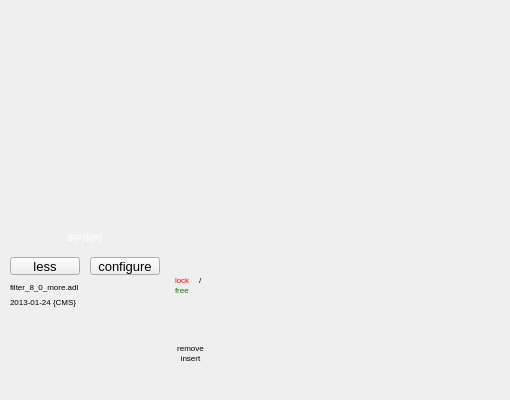
<?xml version="1.0" ?>
<ui version="4.0">
  <class>Dialog</class>
  <widget class="PyDMFrame" name="screen">
    <property name="geometry">
      <rect>
        <x>300</x>
        <y>300</y>
        <width>510</width>
        <height>400</height>
      </rect>
    </property>
    <property name="minimumSize">
      <size>
        <width>510</width>
        <height>400</height>
      </size>
    </property>
    <property name="styleSheet">
      <string notr="true">PyDMFrame#screen {
  color: rgb(0, 0, 0);
  background-color: rgb(200, 200, 200);
  }</string>
    </property>
    <property name="windowTitle">
      <string>filter_8_0_more</string>
    </property>
    <layout class="QGridLayout" name="gridLayout" columnstretch="5,5,70,10,38,32,3,1,1,10,10,5,5,4,6,1,3,2,4,3,5,2,120,10,130,1,14,5,2,3" rowstretch="5,25,10,168,12,1,4,2,4,13,4,9,18,7,3,1,6,3,2,10,11,6,1,2,6,10,9,1,10,32,5">
      <property name="leftMargin">
        <number>0</number>
      </property>
      <property name="topMargin">
        <number>0</number>
      </property>
      <property name="rightMargin">
        <number>0</number>
      </property>
      <property name="bottomMargin">
        <number>0</number>
      </property>
      <property name="horizontalSpacing">
        <number>0</number>
      </property>
      <property name="verticalSpacing">
        <number>0</number>
      </property>
      <item row="5" column="0" colspan="30">
        <widget class="PyDMDrawingLine" name="polyline">
          <property name="geometry">
            <rect>
              <x>0</x>
              <y>220</y>
              <width>515</width>
              <height>1</height>
            </rect>
          </property>
          <property name="sizePolicy">
            <sizepolicy hsizetype="Ignored" vsizetype="Ignored">
              <horstretch>0</horstretch>
              <verstretch>0</verstretch>
            </sizepolicy>
          </property>
          <property name="toolTip">
            <string>polyline</string>
          </property>
          <property name="brush" stdset="0">
            <brush brushstyle="SolidPattern">
              <color alpha="255">
                <red>70</red>
                <green>70</green>
                <blue>70</blue>
              </color>
            </brush>
          </property>
          <property name="penStyle" stdset="0">
            <enum>Qt::SolidLine</enum>
          </property>
          <property name="penColor" stdset="0">
            <color>
              <red>70</red>
              <green>70</green>
              <blue>70</blue>
            </color>
          </property>
          <property name="penWidth" stdset="0">
            <double>1</double>
          </property>
          <property name="penCapStyle" stdset="0">
            <enum>Qt::FlatCap</enum>
          </property>
          <property name="penWidth" stdset="0">
            <double>1</double>
          </property>
          <property name="penStyle" stdset="0">
            <enum>Qt::SolidLine</enum>
          </property>
          <property name="penColor" stdset="0"/>
          <property name="penCapStyle" stdset="0">
            <enum>Qt::FlatCap</enum>
          </property>
        </widget>
      </item>
      <item row="1" column="1" colspan="27">
        <widget class="PyDMLabel" name="text_update">
          <property name="geometry">
            <rect>
              <x>5</x>
              <y>5</y>
              <width>500</width>
              <height>25</height>
            </rect>
          </property>
          <property name="sizePolicy">
            <sizepolicy hsizetype="Ignored" vsizetype="Ignored">
              <horstretch>0</horstretch>
              <verstretch>0</verstretch>
            </sizepolicy>
          </property>
          <property name="toolTip">
            <string>PV: ${P}${R}Description</string>
          </property>
          <property name="channel" stdset="0">
            <string>ca://${P}${R}Description</string>
          </property>
          <property name="font">
            <font>
              <pointsize>15</pointsize>
            </font>
          </property>
          <property name="alignment">
            <set>Qt::AlignCenter</set>
          </property>
          <property name="textInteractionFlags">
            <set>Qt::TextSelectableByKeyboard|Qt::TextSelectableByMouse</set>
          </property>
          <property name="styleSheet">
            <string notr="true">PyDMLabel#text_update {
  color: rgb(255, 255, 255);
  background-color: rgb(10, 0, 184);
  }</string>
          </property>
        </widget>
      </item>
      <item row="7" column="19" rowspan="23" colspan="4">
        <widget class="PyDMEmbeddedDisplay" name="composite">
          <property name="geometry">
            <rect>
              <x>215</x>
              <y>225</y>
              <width>130</width>
              <height>170</height>
            </rect>
          </property>
          <property name="sizePolicy">
            <sizepolicy hsizetype="Ignored" vsizetype="Ignored">
              <horstretch>0</horstretch>
              <verstretch>0</verstretch>
            </sizepolicy>
          </property>
          <property name="toolTip">
            <string>composite</string>
          </property>
          <property name="filename" stdset="0">
            <string>filterbox_more.ui</string>
          </property>
          <property name="macros" stdset="0">
            <string>P=${P},R=${R},N1=5,N2=6,N3=7,N4=8</string>
          </property>
        </widget>
      </item>
      <item row="7" column="24" rowspan="23">
        <widget class="PyDMEmbeddedDisplay" name="composite_1">
          <property name="geometry">
            <rect>
              <x>355</x>
              <y>225</y>
              <width>130</width>
              <height>170</height>
            </rect>
          </property>
          <property name="sizePolicy">
            <sizepolicy hsizetype="Ignored" vsizetype="Ignored">
              <horstretch>0</horstretch>
              <verstretch>0</verstretch>
            </sizepolicy>
          </property>
          <property name="toolTip">
            <string>composite_1</string>
          </property>
          <property name="filename" stdset="0">
            <string>filterbox_more.ui</string>
          </property>
          <property name="macros" stdset="0">
            <string>P=${P},R=${R},N1=1,N2=2,N3=3,N4=4</string>
          </property>
        </widget>
      </item>
      <item row="5" column="8" rowspan="26">
        <widget class="PyDMDrawingLine" name="polyline_1">
          <property name="geometry">
            <rect>
              <x>165</x>
              <y>220</y>
              <width>0</width>
              <height>185</height>
            </rect>
          </property>
          <property name="sizePolicy">
            <sizepolicy hsizetype="Ignored" vsizetype="Ignored">
              <horstretch>0</horstretch>
              <verstretch>0</verstretch>
            </sizepolicy>
          </property>
          <property name="toolTip">
            <string>polyline_1</string>
          </property>
          <property name="brush" stdset="0">
            <brush brushstyle="SolidPattern">
              <color alpha="255">
                <red>70</red>
                <green>70</green>
                <blue>70</blue>
              </color>
            </brush>
          </property>
          <property name="penStyle" stdset="0">
            <enum>Qt::SolidLine</enum>
          </property>
          <property name="penColor" stdset="0">
            <color>
              <red>70</red>
              <green>70</green>
              <blue>70</blue>
            </color>
          </property>
          <property name="penWidth" stdset="0">
            <double>0</double>
          </property>
          <property name="penCapStyle" stdset="0">
            <enum>Qt::FlatCap</enum>
          </property>
          <property name="penWidth" stdset="0">
            <double>1</double>
          </property>
          <property name="penStyle" stdset="0">
            <enum>Qt::SolidLine</enum>
          </property>
          <property name="penColor" stdset="0"/>
          <property name="penCapStyle" stdset="0">
            <enum>Qt::FlatCap</enum>
          </property>
        </widget>
      </item>
      <item row="8" column="2" rowspan="3" colspan="4">
        <widget class="PyDMDrawingRectangle" name="rectangle">
          <property name="geometry">
            <rect>
              <x>10</x>
              <y>227</y>
              <width>150</width>
              <height>21</height>
            </rect>
          </property>
          <property name="sizePolicy">
            <sizepolicy hsizetype="Ignored" vsizetype="Ignored">
              <horstretch>0</horstretch>
              <verstretch>0</verstretch>
            </sizepolicy>
          </property>
          <property name="brush" stdset="0">
            <brush brushstyle="SolidPattern">
              <color alpha="255">
                <red>10</red>
                <green>0</green>
                <blue>184</blue>
              </color>
            </brush>
          </property>
          <property name="penStyle" stdset="0">
            <enum>Qt::SolidLine</enum>
          </property>
          <property name="penColor" stdset="0">
            <color>
              <red>10</red>
              <green>0</green>
              <blue>184</blue>
            </color>
          </property>
          <property name="penWidth" stdset="0">
            <double>0</double>
          </property>
          <property name="penCapStyle" stdset="0">
            <enum>Qt::FlatCap</enum>
          </property>
          <property name="toolTip">
            <string>rectangle</string>
          </property>
        </widget>
      </item>
      <item row="9" column="2" colspan="4">
        <widget class="QLabel" name="text">
          <property name="geometry">
            <rect>
              <x>10</x>
              <y>231</y>
              <width>150</width>
              <height>13</height>
            </rect>
          </property>
          <property name="sizePolicy">
            <sizepolicy hsizetype="Ignored" vsizetype="Ignored">
              <horstretch>0</horstretch>
              <verstretch>0</verstretch>
            </sizepolicy>
          </property>
          <property name="text">
            <string>${P}${R}</string>
          </property>
          <property name="font">
            <font>
              <pointsize>7</pointsize>
            </font>
          </property>
          <property name="brush" stdset="0">
            <brush brushstyle="SolidPattern">
              <color alpha="255">
                <red>255</red>
                <green>255</green>
                <blue>255</blue>
              </color>
            </brush>
          </property>
          <property name="toolTip">
            <string>text</string>
          </property>
          <property name="alignment">
            <set>Qt::AlignCenter</set>
          </property>
          <property name="styleSheet">
            <string notr="true">QLabel#text {
  color: rgb(255, 255, 255);
  }</string>
          </property>
        </widget>
      </item>
      <item row="14" column="2" rowspan="3" colspan="3">
        <widget class="QLabel" name="text_1">
          <property name="geometry">
            <rect>
              <x>10</x>
              <y>282</y>
              <width>118</width>
              <height>10</height>
            </rect>
          </property>
          <property name="sizePolicy">
            <sizepolicy hsizetype="Ignored" vsizetype="Ignored">
              <horstretch>0</horstretch>
              <verstretch>0</verstretch>
            </sizepolicy>
          </property>
          <property name="text">
            <string>filter_8_0_more.adl</string>
          </property>
          <property name="font">
            <font>
              <pointsize>6</pointsize>
            </font>
          </property>
          <property name="brush" stdset="0">
            <brush brushstyle="SolidPattern">
              <color alpha="255">
                <red>0</red>
                <green>0</green>
                <blue>0</blue>
              </color>
            </brush>
          </property>
          <property name="toolTip">
            <string>text_1</string>
          </property>
          <property name="alignment">
            <set>Qt::AlignLeading|Qt::AlignLeft|Qt::AlignVCenter</set>
          </property>
          <property name="styleSheet">
            <string notr="true">QLabel#text_1 {
  color: rgb(0, 0, 0);
  }</string>
          </property>
        </widget>
      </item>
      <item row="19" column="2" colspan="3">
        <widget class="QLabel" name="text_2">
          <property name="geometry">
            <rect>
              <x>10</x>
              <y>297</y>
              <width>118</width>
              <height>10</height>
            </rect>
          </property>
          <property name="sizePolicy">
            <sizepolicy hsizetype="Ignored" vsizetype="Ignored">
              <horstretch>0</horstretch>
              <verstretch>0</verstretch>
            </sizepolicy>
          </property>
          <property name="text">
            <string>2013-01-24 {CMS}</string>
          </property>
          <property name="font">
            <font>
              <pointsize>6</pointsize>
            </font>
          </property>
          <property name="brush" stdset="0">
            <brush brushstyle="SolidPattern">
              <color alpha="255">
                <red>0</red>
                <green>0</green>
                <blue>0</blue>
              </color>
            </brush>
          </property>
          <property name="toolTip">
            <string>text_2</string>
          </property>
          <property name="alignment">
            <set>Qt::AlignLeading|Qt::AlignLeft|Qt::AlignVCenter</set>
          </property>
          <property name="styleSheet">
            <string notr="true">QLabel#text_2 {
  color: rgb(0, 0, 0);
  }</string>
          </property>
        </widget>
      </item>
      <item row="12" column="4" colspan="2">
        <widget class="PyDMRelatedDisplayButton" name="related_display">
          <property name="geometry">
            <rect>
              <x>90</x>
              <y>257</y>
              <width>70</width>
              <height>18</height>
            </rect>
          </property>
          <property name="sizePolicy">
            <sizepolicy hsizetype="Ignored" vsizetype="Ignored">
              <horstretch>0</horstretch>
              <verstretch>0</verstretch>
            </sizepolicy>
          </property>
          <property name="toolTip">
            <string>configure</string>
          </property>
          <property name="text">
            <string>configure</string>
          </property>
          <property name="showIcon" stdset="0">
            <bool>false</bool>
          </property>
          <property name="font">
            <font>
              <pointsize>10</pointsize>
            </font>
          </property>
          <property name="styleSheet">
            <string notr="true">PyDMRelatedDisplayButton#related_display {
  color: rgb(255, 255, 255);
  background-color: rgb(88, 52, 15);
  }</string>
          </property>
          <property name="titles" stdset="0">
            <stringlist>
              <string>configure</string>
            </stringlist>
          </property>
          <property name="filenames" stdset="0">
            <stringlist>
              <string>filter_drive_config.ui</string>
            </stringlist>
          </property>
          <property name="macros" stdset="0">
            <stringlist>
              <string>P=${P},R=${R}</string>
            </stringlist>
          </property>
          <property name="openInNewWindow" stdset="0">
            <bool>true</bool>
          </property>
        </widget>
      </item>
      <item row="12" column="2">
        <widget class="PyDMRelatedDisplayButton" name="related_display_1">
          <property name="geometry">
            <rect>
              <x>10</x>
              <y>257</y>
              <width>70</width>
              <height>18</height>
            </rect>
          </property>
          <property name="sizePolicy">
            <sizepolicy hsizetype="Ignored" vsizetype="Ignored">
              <horstretch>0</horstretch>
              <verstretch>0</verstretch>
            </sizepolicy>
          </property>
          <property name="toolTip">
            <string>less</string>
          </property>
          <property name="text">
            <string>less</string>
          </property>
          <property name="showIcon" stdset="0">
            <bool>false</bool>
          </property>
          <property name="font">
            <font>
              <pointsize>10</pointsize>
            </font>
          </property>
          <property name="styleSheet">
            <string notr="true">PyDMRelatedDisplayButton#related_display_1 {
  color: rgb(255, 255, 255);
  background-color: rgb(88, 52, 15);
  }</string>
          </property>
          <property name="titles" stdset="0">
            <stringlist>
              <string>less</string>
            </stringlist>
          </property>
          <property name="filenames" stdset="0">
            <stringlist>
              <string>filter_8_0_less.ui</string>
            </stringlist>
          </property>
          <property name="macros" stdset="0">
            <stringlist>
              <string>P=${P},R=${R}</string>
            </stringlist>
          </property>
          <property name="openInNewWindow" stdset="0">
            <bool>false</bool>
          </property>
        </widget>
      </item>
      <item row="21" column="12" rowspan="3" colspan="6">
        <widget class="PyDMDrawingPolyline" name="polyline_2">
          <property name="geometry">
            <rect>
              <x>190</x>
              <y>318</y>
              <width>21</width>
              <height>9</height>
            </rect>
          </property>
          <property name="sizePolicy">
            <sizepolicy hsizetype="Ignored" vsizetype="Ignored">
              <horstretch>0</horstretch>
              <verstretch>0</verstretch>
            </sizepolicy>
          </property>
          <property name="toolTip">
            <string>polyline_2</string>
          </property>
          <property name="brush" stdset="0">
            <brush brushstyle="SolidPattern">
              <color alpha="255">
                <red>253</red>
                <green>0</green>
                <blue>0</blue>
              </color>
            </brush>
          </property>
          <property name="penStyle" stdset="0">
            <enum>Qt::SolidLine</enum>
          </property>
          <property name="penColor" stdset="0">
            <color>
              <red>253</red>
              <green>0</green>
              <blue>0</blue>
            </color>
          </property>
          <property name="penWidth" stdset="0">
            <double>2</double>
          </property>
          <property name="penCapStyle" stdset="0">
            <enum>Qt::FlatCap</enum>
          </property>
          <property name="rules" stdset="0">
            <string>[{&quot;name&quot;: &quot;visibility&quot;, &quot;property&quot;: &quot;Visible&quot;, &quot;channels&quot;: [{&quot;channel&quot;: &quot;ca://${P}${R}EnergyLocal&quot;, &quot;trigger&quot;: true, &quot;use_enum&quot;: false}], &quot;expression&quot;: &quot;ch[0]!=0&quot;}]</string>
          </property>
          <property name="channel" stdset="0">
            <string>ca://${P}${R}EnergyLocal</string>
          </property>
          <property name="points" stdset="0">
            <stringlist>
              <string>-1, 6</string>
              <string>18, -1</string>
            </stringlist>
          </property>
        </widget>
      </item>
      <item row="22" column="12" rowspan="3" colspan="6">
        <widget class="PyDMDrawingPolyline" name="polyline_3">
          <property name="geometry">
            <rect>
              <x>190</x>
              <y>324</y>
              <width>21</width>
              <height>9</height>
            </rect>
          </property>
          <property name="sizePolicy">
            <sizepolicy hsizetype="Ignored" vsizetype="Ignored">
              <horstretch>0</horstretch>
              <verstretch>0</verstretch>
            </sizepolicy>
          </property>
          <property name="toolTip">
            <string>polyline_3</string>
          </property>
          <property name="brush" stdset="0">
            <brush brushstyle="SolidPattern">
              <color alpha="255">
                <red>253</red>
                <green>0</green>
                <blue>0</blue>
              </color>
            </brush>
          </property>
          <property name="penStyle" stdset="0">
            <enum>Qt::SolidLine</enum>
          </property>
          <property name="penColor" stdset="0">
            <color>
              <red>253</red>
              <green>0</green>
              <blue>0</blue>
            </color>
          </property>
          <property name="penWidth" stdset="0">
            <double>2</double>
          </property>
          <property name="penCapStyle" stdset="0">
            <enum>Qt::FlatCap</enum>
          </property>
          <property name="rules" stdset="0">
            <string>[{&quot;name&quot;: &quot;visibility&quot;, &quot;property&quot;: &quot;Visible&quot;, &quot;channels&quot;: [{&quot;channel&quot;: &quot;ca://${P}${R}EnergyLocal&quot;, &quot;trigger&quot;: true, &quot;use_enum&quot;: false}], &quot;expression&quot;: &quot;ch[0]!=0&quot;}]</string>
          </property>
          <property name="channel" stdset="0">
            <string>ca://${P}${R}EnergyLocal</string>
          </property>
          <property name="points" stdset="0">
            <stringlist>
              <string>-1, -1</string>
              <string>18, 6</string>
            </stringlist>
          </property>
        </widget>
      </item>
      <item row="21" column="26" rowspan="3" colspan="3">
        <widget class="PyDMDrawingPolyline" name="polyline_4">
          <property name="geometry">
            <rect>
              <x>486</x>
              <y>318</y>
              <width>21</width>
              <height>9</height>
            </rect>
          </property>
          <property name="sizePolicy">
            <sizepolicy hsizetype="Ignored" vsizetype="Ignored">
              <horstretch>0</horstretch>
              <verstretch>0</verstretch>
            </sizepolicy>
          </property>
          <property name="toolTip">
            <string>polyline_4</string>
          </property>
          <property name="brush" stdset="0">
            <brush brushstyle="SolidPattern">
              <color alpha="255">
                <red>253</red>
                <green>0</green>
                <blue>0</blue>
              </color>
            </brush>
          </property>
          <property name="penStyle" stdset="0">
            <enum>Qt::SolidLine</enum>
          </property>
          <property name="penColor" stdset="0">
            <color>
              <red>253</red>
              <green>0</green>
              <blue>0</blue>
            </color>
          </property>
          <property name="penWidth" stdset="0">
            <double>2</double>
          </property>
          <property name="penCapStyle" stdset="0">
            <enum>Qt::FlatCap</enum>
          </property>
          <property name="rules" stdset="0">
            <string>[{&quot;name&quot;: &quot;visibility&quot;, &quot;property&quot;: &quot;Visible&quot;, &quot;channels&quot;: [{&quot;channel&quot;: &quot;ca://${P}${R}EnergyLocal&quot;, &quot;trigger&quot;: true, &quot;use_enum&quot;: false}], &quot;expression&quot;: &quot;ch[0]!=0&quot;}]</string>
          </property>
          <property name="channel" stdset="0">
            <string>ca://${P}${R}EnergyLocal</string>
          </property>
          <property name="points" stdset="0">
            <stringlist>
              <string>-1, 6</string>
              <string>18, -1</string>
            </stringlist>
          </property>
        </widget>
      </item>
      <item row="22" column="26" rowspan="3" colspan="3">
        <widget class="PyDMDrawingPolyline" name="polyline_5">
          <property name="geometry">
            <rect>
              <x>486</x>
              <y>324</y>
              <width>21</width>
              <height>9</height>
            </rect>
          </property>
          <property name="sizePolicy">
            <sizepolicy hsizetype="Ignored" vsizetype="Ignored">
              <horstretch>0</horstretch>
              <verstretch>0</verstretch>
            </sizepolicy>
          </property>
          <property name="toolTip">
            <string>polyline_5</string>
          </property>
          <property name="brush" stdset="0">
            <brush brushstyle="SolidPattern">
              <color alpha="255">
                <red>253</red>
                <green>0</green>
                <blue>0</blue>
              </color>
            </brush>
          </property>
          <property name="penStyle" stdset="0">
            <enum>Qt::SolidLine</enum>
          </property>
          <property name="penColor" stdset="0">
            <color>
              <red>253</red>
              <green>0</green>
              <blue>0</blue>
            </color>
          </property>
          <property name="penWidth" stdset="0">
            <double>2</double>
          </property>
          <property name="penCapStyle" stdset="0">
            <enum>Qt::FlatCap</enum>
          </property>
          <property name="rules" stdset="0">
            <string>[{&quot;name&quot;: &quot;visibility&quot;, &quot;property&quot;: &quot;Visible&quot;, &quot;channels&quot;: [{&quot;channel&quot;: &quot;ca://${P}${R}EnergyLocal&quot;, &quot;trigger&quot;: true, &quot;use_enum&quot;: false}], &quot;expression&quot;: &quot;ch[0]!=0&quot;}]</string>
          </property>
          <property name="channel" stdset="0">
            <string>ca://${P}${R}EnergyLocal</string>
          </property>
          <property name="points" stdset="0">
            <stringlist>
              <string>-1, -1</string>
              <string>18, 6</string>
            </stringlist>
          </property>
        </widget>
      </item>
      <item row="23" column="11" colspan="19">
        <widget class="PyDMDrawingLine" name="polyline_6">
          <property name="geometry">
            <rect>
              <x>185</x>
              <y>325</y>
              <width>326</width>
              <height>2</height>
            </rect>
          </property>
          <property name="sizePolicy">
            <sizepolicy hsizetype="Ignored" vsizetype="Ignored">
              <horstretch>0</horstretch>
              <verstretch>0</verstretch>
            </sizepolicy>
          </property>
          <property name="toolTip">
            <string>polyline_6</string>
          </property>
          <property name="brush" stdset="0">
            <brush brushstyle="SolidPattern">
              <color alpha="255">
                <red>253</red>
                <green>0</green>
                <blue>0</blue>
              </color>
            </brush>
          </property>
          <property name="penStyle" stdset="0">
            <enum>Qt::SolidLine</enum>
          </property>
          <property name="penColor" stdset="0">
            <color>
              <red>253</red>
              <green>0</green>
              <blue>0</blue>
            </color>
          </property>
          <property name="penWidth" stdset="0">
            <double>2</double>
          </property>
          <property name="penCapStyle" stdset="0">
            <enum>Qt::FlatCap</enum>
          </property>
          <property name="penWidth" stdset="0">
            <double>2</double>
          </property>
          <property name="penStyle" stdset="0">
            <enum>Qt::SolidLine</enum>
          </property>
          <property name="penColor" stdset="0"/>
          <property name="penCapStyle" stdset="0">
            <enum>Qt::FlatCap</enum>
          </property>
        </widget>
      </item>
      <item row="15" column="16" colspan="6">
        <widget class="PyDMDrawingLine" name="polyline_7">
          <property name="geometry">
            <rect>
              <x>206</x>
              <y>285</y>
              <width>19</width>
              <height>1</height>
            </rect>
          </property>
          <property name="sizePolicy">
            <sizepolicy hsizetype="Ignored" vsizetype="Ignored">
              <horstretch>0</horstretch>
              <verstretch>0</verstretch>
            </sizepolicy>
          </property>
          <property name="toolTip">
            <string>polyline_7</string>
          </property>
          <property name="brush" stdset="0">
            <brush brushstyle="SolidPattern">
              <color alpha="255">
                <red>0</red>
                <green>0</green>
                <blue>0</blue>
              </color>
            </brush>
          </property>
          <property name="penStyle" stdset="0">
            <enum>Qt::SolidLine</enum>
          </property>
          <property name="penColor" stdset="0">
            <color>
              <red>0</red>
              <green>0</green>
              <blue>0</blue>
            </color>
          </property>
          <property name="penWidth" stdset="0">
            <double>1</double>
          </property>
          <property name="penCapStyle" stdset="0">
            <enum>Qt::FlatCap</enum>
          </property>
          <property name="penWidth" stdset="0">
            <double>1</double>
          </property>
          <property name="penStyle" stdset="0">
            <enum>Qt::SolidLine</enum>
          </property>
          <property name="penColor" stdset="0"/>
          <property name="penCapStyle" stdset="0">
            <enum>Qt::FlatCap</enum>
          </property>
        </widget>
      </item>
      <item row="15" column="10" rowspan="3" colspan="3">
        <widget class="QLabel" name="text_3">
          <property name="geometry">
            <rect>
              <x>175</x>
              <y>285</y>
              <width>20</width>
              <height>10</height>
            </rect>
          </property>
          <property name="sizePolicy">
            <sizepolicy hsizetype="Ignored" vsizetype="Ignored">
              <horstretch>0</horstretch>
              <verstretch>0</verstretch>
            </sizepolicy>
          </property>
          <property name="text">
            <string>free</string>
          </property>
          <property name="font">
            <font>
              <pointsize>6</pointsize>
            </font>
          </property>
          <property name="brush" stdset="0">
            <brush brushstyle="SolidPattern">
              <color alpha="255">
                <red>33</red>
                <green>108</green>
                <blue>0</blue>
              </color>
            </brush>
          </property>
          <property name="toolTip">
            <string>text_3</string>
          </property>
          <property name="alignment">
            <set>Qt::AlignLeading|Qt::AlignLeft|Qt::AlignVCenter</set>
          </property>
          <property name="styleSheet">
            <string notr="true">QLabel#text_3 {
  color: rgb(33, 108, 0);
  }</string>
          </property>
        </widget>
      </item>
      <item row="13" column="14" rowspan="2" colspan="3">
        <widget class="QLabel" name="text_4">
          <property name="geometry">
            <rect>
              <x>199</x>
              <y>275</y>
              <width>10</width>
              <height>10</height>
            </rect>
          </property>
          <property name="sizePolicy">
            <sizepolicy hsizetype="Ignored" vsizetype="Ignored">
              <horstretch>0</horstretch>
              <verstretch>0</verstretch>
            </sizepolicy>
          </property>
          <property name="text">
            <string>/</string>
          </property>
          <property name="font">
            <font>
              <pointsize>6</pointsize>
            </font>
          </property>
          <property name="brush" stdset="0">
            <brush brushstyle="SolidPattern">
              <color alpha="255">
                <red>0</red>
                <green>0</green>
                <blue>0</blue>
              </color>
            </brush>
          </property>
          <property name="toolTip">
            <string>text_4</string>
          </property>
          <property name="alignment">
            <set>Qt::AlignLeading|Qt::AlignLeft|Qt::AlignVCenter</set>
          </property>
          <property name="styleSheet">
            <string notr="true">QLabel#text_4 {
  color: rgb(0, 0, 0);
  }</string>
          </property>
        </widget>
      </item>
      <item row="13" column="10" rowspan="2" colspan="3">
        <widget class="QLabel" name="text_5">
          <property name="geometry">
            <rect>
              <x>175</x>
              <y>275</y>
              <width>20</width>
              <height>10</height>
            </rect>
          </property>
          <property name="sizePolicy">
            <sizepolicy hsizetype="Ignored" vsizetype="Ignored">
              <horstretch>0</horstretch>
              <verstretch>0</verstretch>
            </sizepolicy>
          </property>
          <property name="text">
            <string>lock</string>
          </property>
          <property name="font">
            <font>
              <pointsize>6</pointsize>
            </font>
          </property>
          <property name="brush" stdset="0">
            <brush brushstyle="SolidPattern">
              <color alpha="255">
                <red>253</red>
                <green>0</green>
                <blue>0</blue>
              </color>
            </brush>
          </property>
          <property name="toolTip">
            <string>text_5</string>
          </property>
          <property name="alignment">
            <set>Qt::AlignLeading|Qt::AlignLeft|Qt::AlignVCenter</set>
          </property>
          <property name="styleSheet">
            <string notr="true">QLabel#text_5 {
  color: rgb(253, 0, 0);
  }</string>
          </property>
        </widget>
      </item>
      <item row="27" column="15" colspan="6">
        <widget class="PyDMDrawingLine" name="polyline_8">
          <property name="geometry">
            <rect>
              <x>205</x>
              <y>352</y>
              <width>18</width>
              <height>1</height>
            </rect>
          </property>
          <property name="sizePolicy">
            <sizepolicy hsizetype="Ignored" vsizetype="Ignored">
              <horstretch>0</horstretch>
              <verstretch>0</verstretch>
            </sizepolicy>
          </property>
          <property name="toolTip">
            <string>polyline_8</string>
          </property>
          <property name="brush" stdset="0">
            <brush brushstyle="SolidPattern">
              <color alpha="255">
                <red>0</red>
                <green>0</green>
                <blue>0</blue>
              </color>
            </brush>
          </property>
          <property name="penStyle" stdset="0">
            <enum>Qt::SolidLine</enum>
          </property>
          <property name="penColor" stdset="0">
            <color>
              <red>0</red>
              <green>0</green>
              <blue>0</blue>
            </color>
          </property>
          <property name="penWidth" stdset="0">
            <double>1</double>
          </property>
          <property name="penCapStyle" stdset="0">
            <enum>Qt::FlatCap</enum>
          </property>
          <property name="penWidth" stdset="0">
            <double>1</double>
          </property>
          <property name="penStyle" stdset="0">
            <enum>Qt::SolidLine</enum>
          </property>
          <property name="penColor" stdset="0"/>
          <property name="penCapStyle" stdset="0">
            <enum>Qt::FlatCap</enum>
          </property>
        </widget>
      </item>
      <item row="26" column="7" rowspan="2" colspan="13">
        <widget class="QLabel" name="text_6">
          <property name="geometry">
            <rect>
              <x>163</x>
              <y>343</y>
              <width>55</width>
              <height>10</height>
            </rect>
          </property>
          <property name="sizePolicy">
            <sizepolicy hsizetype="Ignored" vsizetype="Ignored">
              <horstretch>0</horstretch>
              <verstretch>0</verstretch>
            </sizepolicy>
          </property>
          <property name="text">
            <string>remove</string>
          </property>
          <property name="font">
            <font>
              <pointsize>6</pointsize>
            </font>
          </property>
          <property name="brush" stdset="0">
            <brush brushstyle="SolidPattern">
              <color alpha="255">
                <red>0</red>
                <green>0</green>
                <blue>0</blue>
              </color>
            </brush>
          </property>
          <property name="toolTip">
            <string>text_6</string>
          </property>
          <property name="alignment">
            <set>Qt::AlignCenter</set>
          </property>
          <property name="styleSheet">
            <string notr="true">QLabel#text_6 {
  color: rgb(0, 0, 0);
  }</string>
          </property>
        </widget>
      </item>
      <item row="28" column="7" colspan="13">
        <widget class="QLabel" name="text_7">
          <property name="geometry">
            <rect>
              <x>163</x>
              <y>353</y>
              <width>55</width>
              <height>10</height>
            </rect>
          </property>
          <property name="sizePolicy">
            <sizepolicy hsizetype="Ignored" vsizetype="Ignored">
              <horstretch>0</horstretch>
              <verstretch>0</verstretch>
            </sizepolicy>
          </property>
          <property name="text">
            <string>insert</string>
          </property>
          <property name="font">
            <font>
              <pointsize>6</pointsize>
            </font>
          </property>
          <property name="brush" stdset="0">
            <brush brushstyle="SolidPattern">
              <color alpha="255">
                <red>0</red>
                <green>0</green>
                <blue>0</blue>
              </color>
            </brush>
          </property>
          <property name="toolTip">
            <string>text_7</string>
          </property>
          <property name="alignment">
            <set>Qt::AlignCenter</set>
          </property>
          <property name="styleSheet">
            <string notr="true">QLabel#text_7 {
  color: rgb(0, 0, 0);
  }</string>
          </property>
        </widget>
      </item>
      <item row="3" column="2" colspan="25">
        <widget class="PyDMEmbeddedDisplay" name="composite_2">
          <property name="geometry">
            <rect>
              <x>10</x>
              <y>40</y>
              <width>490</width>
              <height>168</height>
            </rect>
          </property>
          <property name="sizePolicy">
            <sizepolicy hsizetype="Ignored" vsizetype="Ignored">
              <horstretch>0</horstretch>
              <verstretch>0</verstretch>
            </sizepolicy>
          </property>
          <property name="toolTip">
            <string>composite_2</string>
          </property>
          <property name="filename" stdset="0">
            <string>filter_drive_more.ui</string>
          </property>
          <property name="macros" stdset="0">
            <string>P=${P},R=${R}</string>
          </property>
        </widget>
      </item>
    </layout>
    <zorder>polyline</zorder>
    <zorder>text_update</zorder>
    <zorder>composite</zorder>
    <zorder>composite_1</zorder>
    <zorder>polyline_1</zorder>
    <zorder>rectangle</zorder>
    <zorder>text</zorder>
    <zorder>text_1</zorder>
    <zorder>text_2</zorder>
    <zorder>related_display</zorder>
    <zorder>related_display_1</zorder>
    <zorder>polyline_2</zorder>
    <zorder>polyline_3</zorder>
    <zorder>polyline_4</zorder>
    <zorder>polyline_5</zorder>
    <zorder>polyline_6</zorder>
    <zorder>polyline_7</zorder>
    <zorder>text_3</zorder>
    <zorder>text_4</zorder>
    <zorder>text_5</zorder>
    <zorder>polyline_8</zorder>
    <zorder>text_6</zorder>
    <zorder>text_7</zorder>
    <zorder>composite_2</zorder>
  </widget>
  <customwidgets>
    <customwidget>
      <class>PyDMDrawingPolyline</class>
      <extends>QWidget</extends>
      <header>pydm.widgets.drawing</header>
    </customwidget>
    <customwidget>
      <class>PyDMDrawingLine</class>
      <extends>QWidget</extends>
      <header>pydm.widgets.drawing</header>
    </customwidget>
    <customwidget>
      <class>PyDMLabel</class>
      <extends>QLabel</extends>
      <header>pydm.widgets.label</header>
    </customwidget>
    <customwidget>
      <class>PyDMEmbeddedDisplay</class>
      <extends>QFrame</extends>
      <header>pydm.widgets.embedded_display</header>
    </customwidget>
    <customwidget>
      <class>PyDMDrawingRectangle</class>
      <extends>QWidget</extends>
      <header>pydm.widgets.drawing</header>
    </customwidget>
    <customwidget>
      <class>PyDMRelatedDisplayButton</class>
      <extends>QPushButton</extends>
      <header>pydm.widgets.related_display_button</header>
    </customwidget>
    <customwidget>
      <class>PyDMFrame</class>
      <extends>QFrame</extends>
      <header>pydm.widgets.frame</header>
    </customwidget>
  </customwidgets>
</ui>
